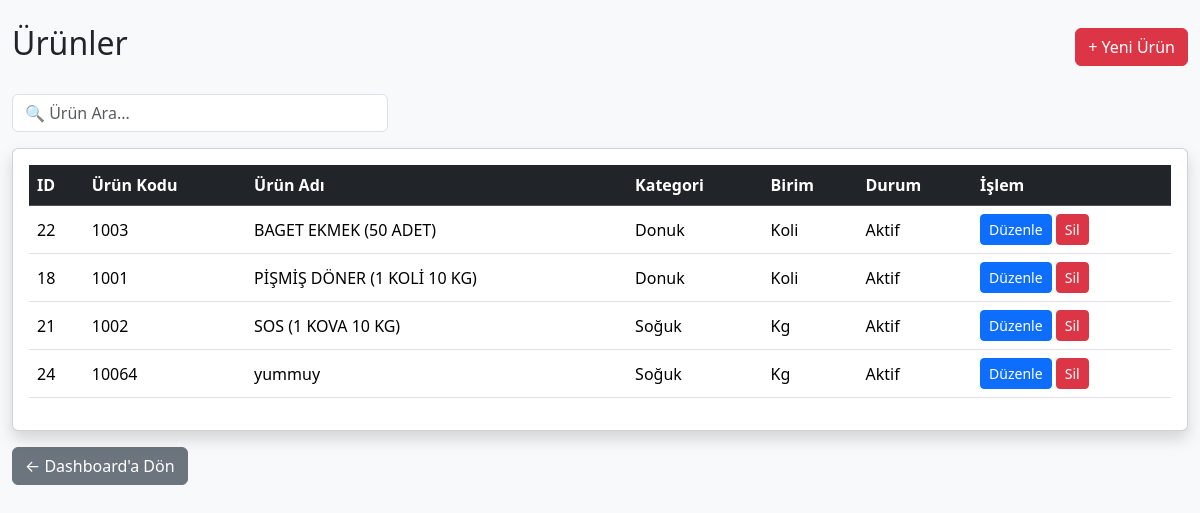
The page /urunler (signed in) on the database its author committed.
### tables this page shows
CREATE TABLE urunler(

            id INTEGER PRIMARY KEY AUTOINCREMENT,

            urun_kodu TEXT NOT NULL UNIQUE,

            urun_adi TEXT NOT NULL,

            kategori TEXT,

            birim TEXT,

            durum TEXT

        , palet_kapasitesi INTEGER DEFAULT 0, urun_tipi TEXT DEFAULT 'Donuk', koli_agirligi REAL DEFAULT 0, fiyat REAL DEFAULT 0);

### src/main.py (the view)
@app.route("/urunler")
def urunler():
    sonuc = admin_kontrol()
    if sonuc:
        return sonuc
    liste = get_urunler()
    return render_template(
        "urunler.html",
        urunler=liste
    )

### src/database.py (called while the page is built)
def connect_database():
    print("DB =", os.path.abspath(DB_NAME))
    return sqlite3.connect(DB_NAME)

def get_urunler():
    conn = connect_database()
    cursor = conn.cursor()
    cursor.execute("""
        SELECT
            id,
            urun_kodu,
            urun_adi,
            kategori,
            birim,
            durum,
            palet_kapasitesi,
            urun_tipi,
            koli_agirligi

        FROM urunler

        ORDER BY urun_adi
    """)
    sonuc = cursor.fetchall()
    conn.close()
    return sonuc

### src/main.py (called while the page is built)
@app.before_request
def test():
    print(
        "METHOD:",
        request.method,
        "URL:",
        request.path
    )

def admin_kontrol():
    if "giris" not in session:
        return redirect("/")
    if session.get("yetki") != "admin":
        abort(403)
    return None

### templates/urunler.html (shortened to what this page needs)
<!DOCTYPE html>
<html lang="tr">
<head>
    <link href="https://cdn.jsdelivr.net/npm/bootstrap@5.3.3/dist/css/bootstrap.min.css" rel="stylesheet">
</head>
<body class="bg-light">
<div class="container-fluid mt-4">
    <div class="d-flex justify-content-between align-items-center mb-4">
        <h2>Ürünler</h2>
        <a href="/yeni-urun" class="btn btn-danger">
            + Yeni Ürün
        </a>
    </div>
    <div class="row mb-3">
        <div class="col-md-4">
            <input
                type="text"
                id="aramaKutusu"
                class="form-control"
                placeholder="🔍 Ürün Ara...">
        </div>
    </div>
    <div class="card shadow">
        <div class="card-body">
            <table class="table table-hover align-middle">
                <thead class="table-dark">
                    <tr>
                        <th>ID</th>
                        <th>Ürün Kodu</th>
                        <th>Ürün Adı</th>
                        <th>Kategori</th>
                        <th>Birim</th>
                        <th>Durum</th>
                        <th>İşlem</th>
                    </tr>
                </thead>
                <tbody>
                {% if urunler %}
                    {% for u in urunler %}
                    <tr class="urunSatiri">
                        <td>{{ u[0] }}</td>
                        <td>{{ u[1] }}</td>
                        <td>{{ u[2] }}</td>
                        <td>{{ u[3] }}</td>
                        <td>{{ u[4] }}</td>
                        <td>{{ u[5] }}</td>
                        <td>
                            <a href="/urun-duzenle/{{u[0]}}" class="btn btn-primary btn-sm">
                                Düzenle
                            </a>
                            <a
                                href="/urun-sil/{{u[0]}}"
                                class="btn btn-danger btn-sm"
                                onclick="return confirm('Ürün silinsin mi?');">
                                Sil
                            </a>
                        </td>
                    </tr>
                    {% endfor %}
                {% else %}
                    <tr>
                        <td colspan="7" class="text-center text-muted p-5">
                            Henüz kayıtlı ürün bulunmuyor.
                        </td>
                    </tr>
                {% endif %}
                </tbody>
            </table>
        </div>
    </div>
    <div class="mt-3">
        <a href="/dashboard" class="btn btn-secondary">
            ← Dashboard'a Dön
        </a>
    </div>
</div>
</body>
</html>

### rows shown on the page
urunler: id "22", urun_kodu "1003", urun_adi "BAGET EKMEK (50 ADET)", kategori "Donuk", birim "Koli", durum "Aktif"
urunler: id "18", urun_kodu "1001", urun_adi "PİŞMİŞ DÖNER (1 KOLİ 10 KG)", kategori "Donuk", birim "Koli", durum "Aktif"
urunler: id "21", urun_kodu "1002", urun_adi "SOS (1 KOVA 10 KG)", kategori "Soğuk", birim "Kg", durum "Aktif"
urunler: id "24", urun_kodu "10064", urun_adi "yummuy", kategori "Soğuk", birim "Kg", durum "Aktif"
